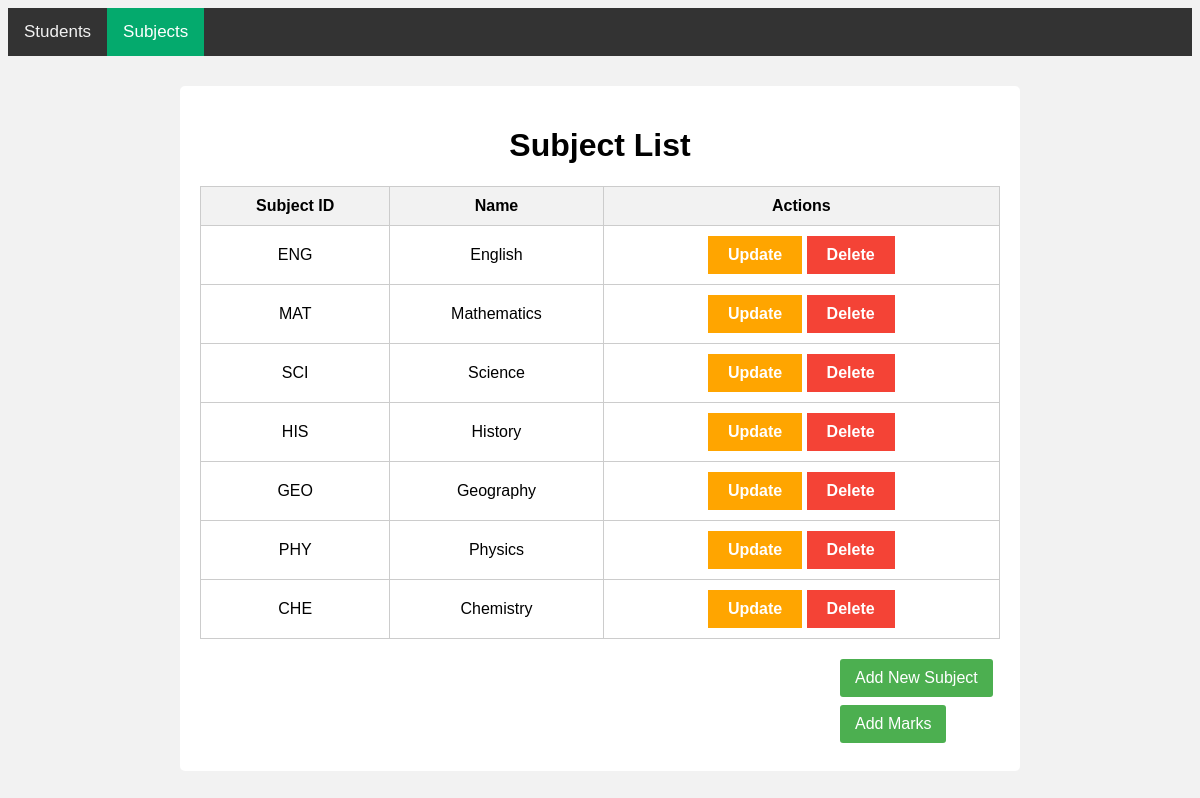
The app's page /students/subjects/, older data.
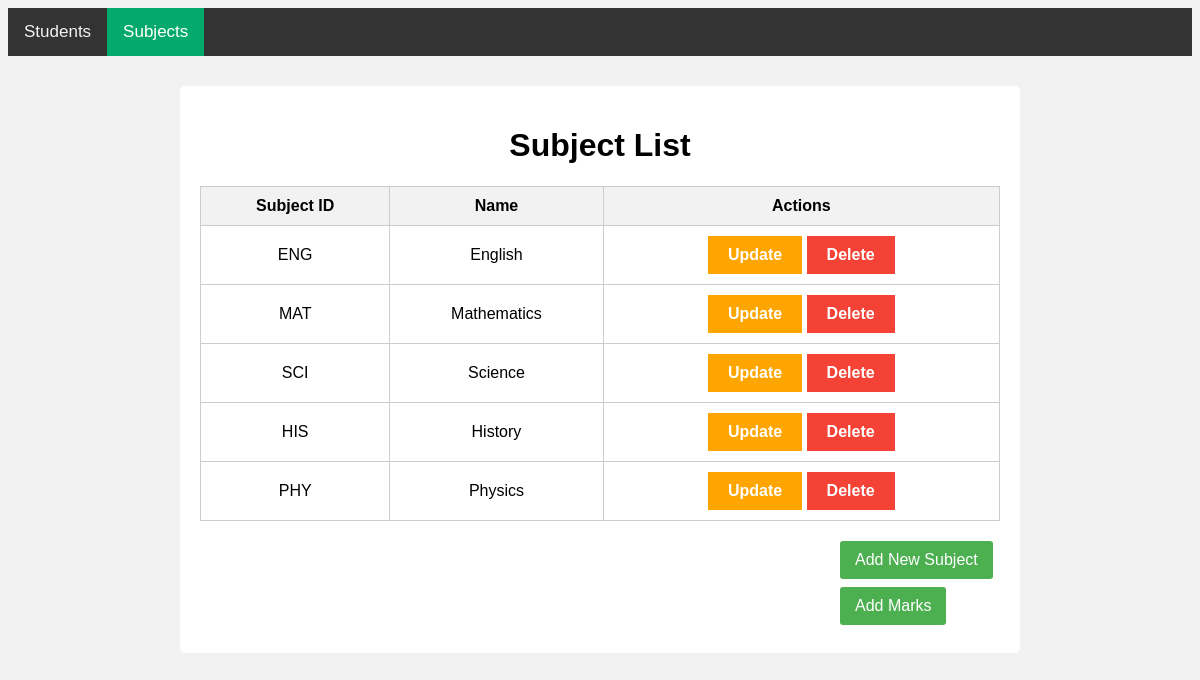
The same page, newer data.
### students/models.py (models this page shows, shortened)
class Subject(models.Model):
    subject_id = models.CharField(max_length=4, primary_key=True)
    subject_name = models.CharField(max_length=100)

### students/views.py (the view)
# urls.py: path('subjects/', views.subject_list, name='subject_list'),
def subject_list(request):
    subjects = Subject.objects.all()
    return render(request, 'subject_list.html', {'subjects': subjects})

### templates/subject_list.html (shortened to what this page needs)
{% load static %}
<!DOCTYPE html>
<html>
<head>
    <link rel="stylesheet" type="text/css" href="{% static 'css/dash.css' %}">
</head>
<body>
    <div class="topnav">
        <a href="{% url 'students:student_list' %}">Students</a>
        <a class="active" href="{% url 'students:subject_list'  %}">Subjects</a>
    </div>
    <div class="container">
        <h1>Subject List</h1>
        <table >
            <tr>
                <th>Subject ID</th>
                <th>Name</th>
                <th>Actions</th>
            </tr>
            {% for subject in subjects %}
            <tr>
                <td>{{ subject.subject_id }}</td>
                <td>{{ subject.subject_name }}</td>
                <td>
                    <a href="{% url 'students:update_subject' subject.subject_id %}" class="update-btn">Update</a>
                    <a href="{% url 'students:delete_subject' subject.subject_id %}" class="delete-btn">Delete</a>
                </td>
            </tr>
            {% endfor %}
        </table>
        <form action="{% url 'students:create_subject' %}" method="get">
            <input type="submit" value="Add New Subject" class="add-btn">
            <a href="{% url 'students:student_marks_list' %}" class="add-btn">Add Marks</a>
        </form>
    </div>
</body>
</html>

Row changes from the older to the newer data that the page shows:
removed Subject: subject_id "GEO", subject_name "Geography"
removed Subject: subject_id "CHE", subject_name "Chemistry"
